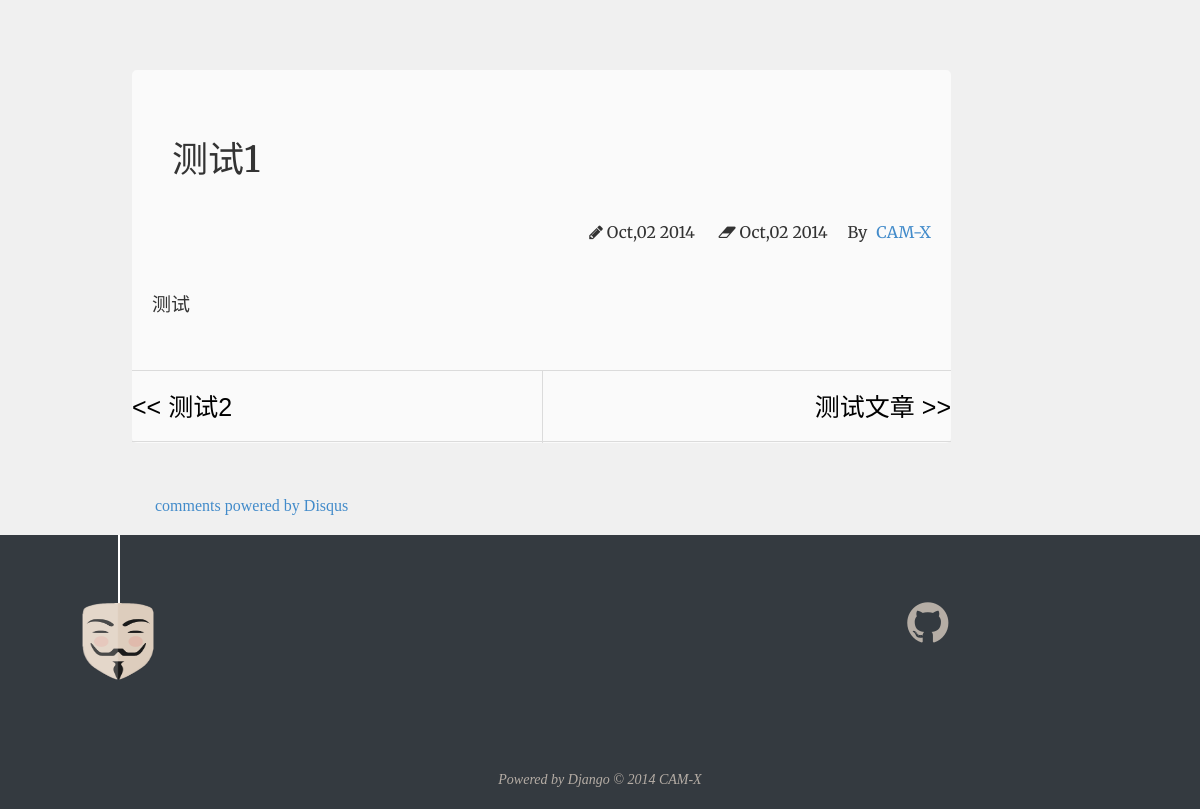
Page /xss/test1 on the committed database.
### myblog/models.py (models this page shows, shortened)
class Article(models.Model):
    title = models.CharField(max_length=200)
    body = models.TextField()
    """
    CATEGORY = (
        ('xss', 'Cross Site Scripting'),
        ('pentest', 'Penetration Test'),
    )
    category = models.CharField(max_length=200,
                                choices=CATEGORY,
                                default='xss')
    """
    category = models.CharField(max_length=200, default='xss')
    abstract = models.CharField(max_length=200, default='nihao')
    publish = models.BooleanField(default=True)
    created = models.DateTimeField(auto_now_add=True)
    modified = models.DateTimeField(auto_now=True)
    article_id = models.IntegerField(default=0)
    slug = models.SlugField(max_length=200, unique=True)
    class Meta:
        verbose_name = "Blog Article"
        verbose_name_plural = "Blog Articles"
        ordering = ["-created"]

### myblog/views.py (the view)
# urls.py: url(r'^(?P<category>\w+)/(?P<slug>[\w-]+)$', views.blog_detail, name="article_detail"),
def blog_detail(request, category, slug):
    article = get_object_or_404(Article, category=category, slug=slug)
    articles = get_list_or_404(Article, category=category)
    article_previous = None
    article_next = None
    for i in range(len(articles)):
        if articles[i].slug == slug:
            if i == 0:
                article_next = articles[i+1]
                break
            elif i == len(articles) - 1:
                article_previous = articles[i-1]
                break
            else:
                article_previous = articles[i-1]
                article_next = articles[i+1]
    return render(request, "post.html", dict(article=article,
                                             article_previous=article_previous,
                                             article_next=article_next))

### templates/post.html (shortened to what this page needs)
{% load staticfiles %}
{% load django_markdown %}
<!DOCTYPE html>
<html lang="en">
  <head>
    <link href="//maxcdn.bootstrapcdn.com/font-awesome/4.2.0/css/font-awesome.min.css" rel="stylesheet">
    <link href="{% static "css/bootstrap.min.css" %}" rel="stylesheet">
    <link href="{% static "css/blog.css" %}" rel="stylesheet">
  </head>
<body class="post" data-spy="scroll" data-target="#sidenav-scrollspy">
    <div class="container">
        <div class="row article-row">
            <div class="col-md-8 col-md-offset-2 article-wrapper">
                <article>
                   <header class="article-info">
                       <h1>{{ article.title }}</h1>
                       <p class="article-author">By <a href={% url "index" %}>CAM-X</a></p>
                       <p class="article-time">
                           <time><i class="fa fa-pencil"></i> {{ article.created|date:"M,d Y" }}</time>
                           <time><i class="fa fa-eraser"></i> {{ article.modified|date:"M,d Y" }}</time>
                       </p>
                   </header>
                    <div class="article-content">
                        {{ article.body|markdown }}
                    </div>
                </article>
                <nav class="article-nav">
                    {% if article_previous == None %}
                        <a class="no-prev"></a>
                    {% else %}
                        <a class="prev" href={% url "article_detail" category=article_previous.category slug=article_previous.slug%}>
                            << {{ article_previous.title }}
                        </a>
                    {% endif %}
                    {% if article_next == None %}
                        <a class="no-next"></a>
                    {% else %}
                        <a class="next" href={% url "article_detail" category=article_next.category slug=article_next.slug%}>
                            {{ article_next.title }} >>
                        </a>
                    {% endif %}
                </nav>
            </div>
            <div class="col-md-2" id="sidenav-scrollspy">
            </div>
            <div class="comments">
                <a href="http://disqus.com" class="dsq-brlink">comments powered by <span class="logo-disqus">Disqus</span></a>
            </div>
        </div>
    </div>
    <footer>
        <div id="footer">
           <div class="line">
               <span></span>
               <div class="anonymous"></div>
           </div>
           <div class="social-font">
               <a href="https://github.com/cam-x" target="_blank" title="github">
                   <i class="fa fa-github fa-3x"></i>
               </a>
           </div>
           <p class="copyright">
               Powered by <a href="https://www.djangoproject.com/" target="_blank" title="Django">Django</a>
                © 2014 <a href={% url 'index' %}>CAM-X</a>
           </p>
        </div>
    </footer>
</body>
</html>

### static/css/blog.css (style rules this page uses)
body { font-family: Georgia, "Times New Roman", Times, "Songti SC", "SimSun", sans-serif; color: #333; font-size: 16px; line-height: 1.6; padding: 0; background-color: #f6f6f6; margin: 0; }
#sidenav-scrollspy { width: 200px; padding-top: 250px; }
.post { background-color: rgb(240,240,240); }
.article-wrapper { background-color: #fafafa; margin-top: 70px; margin-bottom: 50px; padding: 0; border-radius: 5px; }
.article-row >.col-md-8 { width: 70%; }
.article-row >.col-md-offset-2 { margin-left: 10%; }
article header.article-info { font-family: Merriweather,'HYQuanTangShiJ',serif; padding: 20px 20px; }
article header.article-info>h1 { padding: 30px 20px; }
article header.article-info>p.article-time { text-align: left; float: right; }
article header.article-info>p.article-time>time { padding: 10px 10px; }
article header.article-info>p.article-author { float: right; margin-left: 10px; }
article header.article-info>p.article-author>a { padding-left:5px; }
article .article-content { font-family: Arial,'HYQuanTangShiJ',serif; font-size: 19px; padding: 50px 20px; }
.article-nav { border-top: 1px solid #dbdbdb; border-bottom: 1px solid #dbdbdb; height: 5em; line-height: 5em; font-size: 0.9em; position: relative; display: block; }
.article-nav .prev { width: 50%; float: left; text-align: left; padding: 0; }
.article-nav .next { width: 50%; float: right; text-align: right; padding: 0; border-left: 1px solid #dbdbdb; }
.article-nav a { font-family: Arial,'HYQuanTangShiJ',serif; font-size: 25px; color: #000000; }
.comments { max-width: 780px; margin: auto 140px; }
footer { margin-top: 1em; background: #343a40; padding: 0 2% 0.5em; }
#footer { width: 95%; margin: 0 auto; overflow: hidden; position: relative; }
#footer .line { height: 14em; margin: 0 auto; }
#footer .line span { position: absolute; left: 3.68em; margin: 0 0 1.5em; display: block; width: 0.5em; height: 6.25em; border-right: 0.125em solid #fff; }
.anonymous { width: 8.875em; height: 8.875em; background: no-repeat url("images/v.png") left top; background-size: 8.875em 8.875em; position: absolute; top: 2.25em; margin: 0 0 1.5em; transition: transform 1s ease-out; }
.social-font { width: 18em; position: absolute; right: -3em; top: 4em; }
.social-font a { color: #b5ada5; }
.copyright { text-align: center; color: #b5ada5; font-style: italic; font-size: 14px; }
.copyright a { color: #b5ada5; }

### rows in the picture
Article: title "测试1", created "Oct,02 2014", modified "Oct,02 2014", body "测试"
Article: title "测试2"
Article: title "测试文章"
